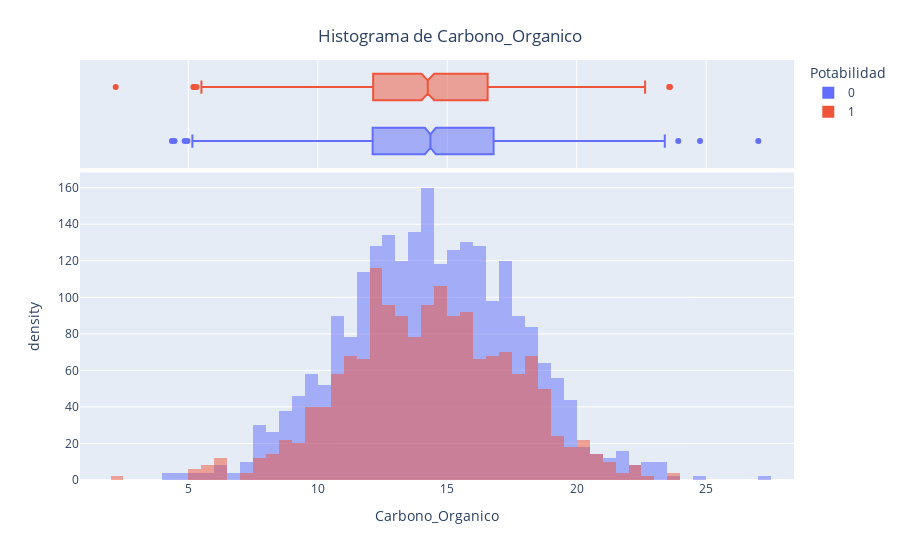

Notebook cell for this chart:
### Markdown cell above
## Carbono Organico 


El carbono orgánico total (TOC) en las fuentes de agua proviene de la materia orgánica natural en descomposición (NOM), así como de fuentes sintéticas. TOC es una medida de la cantidad total de carbono en compuestos orgánicos en agua pura. Según US EPA < 2 mg/L como TOC en agua tratada/bebible, y < 4 mg/Lt en agua de fuente que se usa para tratamiento.

### Code cell
graficaDeHistograma("Carbono_Organico")

### Figure 1 — Plotly figure (JSON) as saved in the notebook; plotly's stock layout.template omitted (floating-point values rounded to 4 significant figures; data arrays with more than 128 entries replaced by an {"elided": "..."} marker saying what was removed)
{"data": [{"alignmentgroup": "True", "bingroup": "x", "histnorm": "density", "hovertemplate": "Potabilidad=0<br>Carbono_Organico=%{x}<br>density=%{y}<extra></extra>", "legendgroup": "0", "marker": {"color": "#636efa", "opacity": 0.5, "pattern": {"shape": ""}}, "name": "0", "offsetgroup": "0", "orientation": "v", "showlegend": true, "type": "histogram", "x": {"elided": "1200 float values"}, "xaxis": "x", "yaxis": "y"}, {"alignmentgroup": "True", "hovertemplate": "Potabilidad=0<br>Carbono_Organico=%{x}<extra></extra>", "legendgroup": "0", "marker": {"color": "#636efa"}, "name": "0", "notched": true, "offsetgroup": "0", "showlegend": false, "type": "box", "x": {"elided": "1200 float values"}, "xaxis": "x2", "yaxis": "y2"}, {"alignmentgroup": "True", "bingroup": "x", "histnorm": "density", "hovertemplate": "Potabilidad=1<br>Carbono_Organico=%{x}<br>density=%{y}<extra></extra>", "legendgroup": "1", "marker": {"color": "#EF553B", "opacity": 0.5, "pattern": {"shape": ""}}, "name": "1", "offsetgroup": "1", "orientation": "v", "showlegend": true, "type": "histogram", "x": {"elided": "811 float values"}, "xaxis": "x", "yaxis": "y"}, {"alignmentgroup": "True", "hovertemplate": "Potabilidad=1<br>Carbono_Organico=%{x}<extra></extra>", "legendgroup": "1", "marker": {"color": "#EF553B"}, "name": "1", "notched": true, "offsetgroup": "1", "showlegend": false, "type": "box", "x": {"elided": "811 float values"}, "xaxis": "x2", "yaxis": "y2"}], "layout": {"barmode": "overlay", "legend": {"title": {"text": "Potabilidad"}, "tracegroupgap": 0}, "margin": {"t": 60}, "title": {"text": " Histograma de Carbono_Organico", "x": 0.5, "xanchor": "center", "yanchor": "top"}, "xaxis": {"anchor": "y", "domain": [0, 1], "title": {"text": "Carbono_Organico"}}, "xaxis2": {"anchor": "y2", "domain": [0, 1], "matches": "x", "showgrid": true, "showticklabels": false}, "yaxis": {"anchor": "x", "domain": [0, 0.7326], "title": {"text": "density"}}, "yaxis2": {"anchor": "x2", "domain": [0.7426, 1], "matches": "y2", "showgrid": false, "showline": false, "showticklabels": false, "ticks": ""}}}
